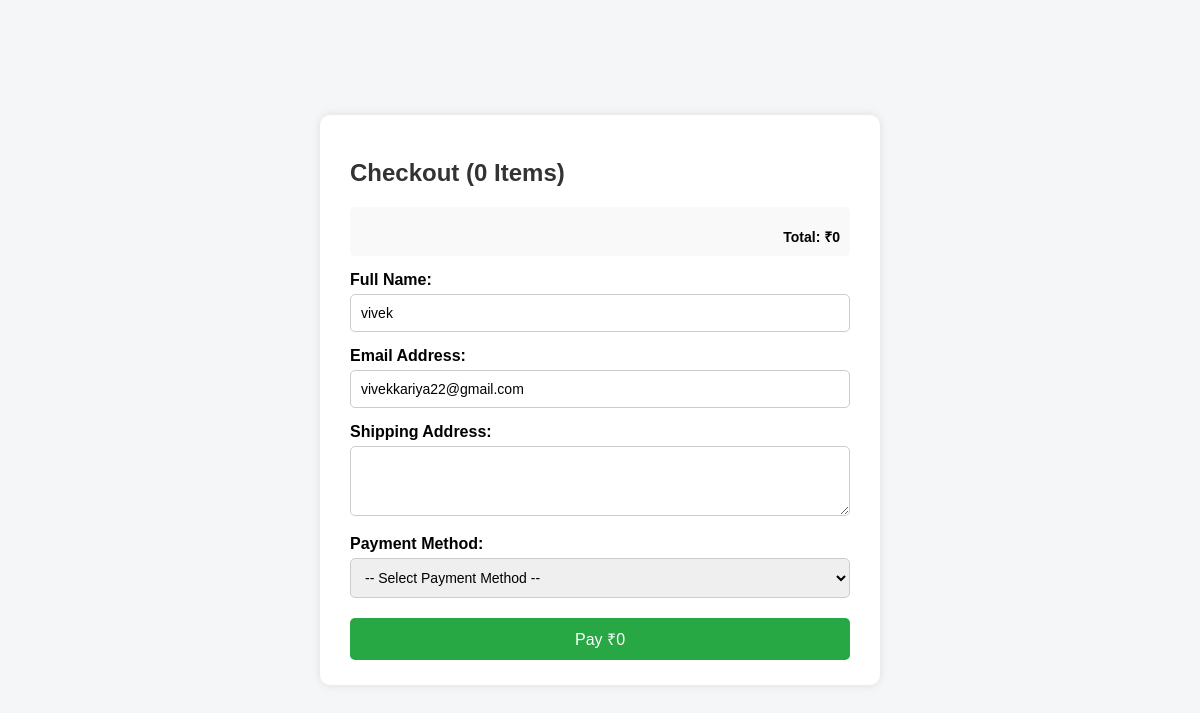
Before: /user/orderform_all.php?uid=7 (signed in) with the older database file.
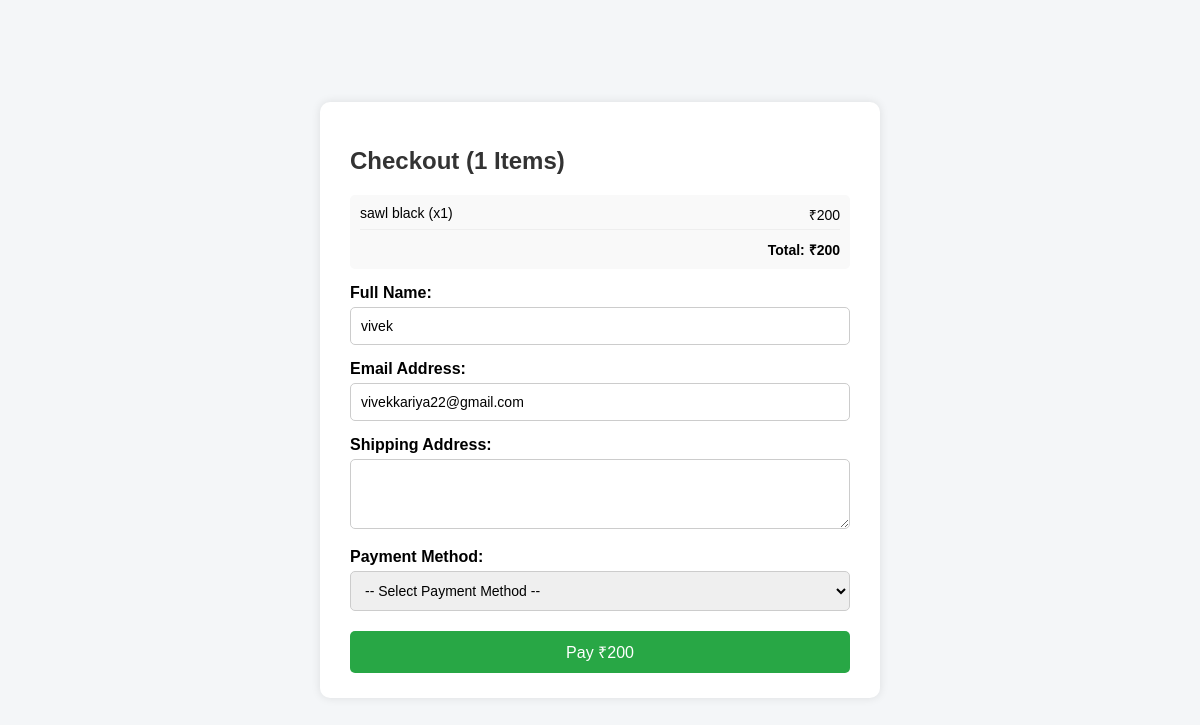
After: the same page with the newer database file.
### tables this page shows
CREATE TABLE `craftus_reg` (
  `u_id` int(11) NOT NULL,
  `uname` varchar(80) NOT NULL,
  `email` varchar(50) NOT NULL,
  `mobile_no` varchar(10) NOT NULL,
  `password` varchar(255) NOT NULL,
  `status` enum('active','suspend') NOT NULL
);

CREATE TABLE `user_cart` (
  `cart_id` int(11) NOT NULL,
  `user_id` int(11) NOT NULL,
  `product_id` int(11) NOT NULL,
  `quantity` int(11) DEFAULT 1,
  `added_at` timestamp NOT NULL DEFAULT current_timestamp()
);

CREATE TABLE `product_table` (
  `product_id` int(11) NOT NULL,
  `product_name` varchar(25) NOT NULL,
  `crafted_by` varchar(25) NOT NULL,
  `category` varchar(25) NOT NULL,
  `price` int(11) NOT NULL,
  `stock_quantity` int(11) NOT NULL,
  `product_description` varchar(200) NOT NULL,
  `image` varchar(255) NOT NULL,
  `created_at` date NOT NULL DEFAULT current_timestamp(),
  `status` enum('active','suspend') NOT NULL
);

### user/orderform_all.php (the view, shortened to what this page needs)
<?php
$con = mysqli_connect("localhost", "root", "", "craftzon");
$uid = isset($_REQUEST['uid']) ? intval($_REQUEST['uid']) : 0;
$sel = "SELECT uname, email FROM craftus_reg WHERE u_id = $uid";
$selectu = mysqli_query($con, $sel);
$rowu = mysqli_fetch_assoc($selectu);
$fnm = $rowu['uname'];
$eid = $rowu['email'];
$cartRes = mysqli_query($con, "SELECT c.quantity, p.price, p.product_name, p.product_id, p.stock_quantity FROM user_cart c JOIN product_table p ON c.product_id = p.product_id WHERE c.user_id = $uid");
$totalCartValue = 0;
$cartItems = [];
while ($row = mysqli_fetch_assoc($cartRes)) {
    $totalCartValue += ($row['quantity'] * $row['price']);
    $cartItems[] = $row;
}
?>
<!DOCTYPE html>
<html lang="en">
<head>
<link href='https://cdnjs.cloudflare.com/ajax/libs/font-awesome/6.7.2/css/all.min.css' rel='stylesheet'>
</head>
<body>
  <form id="orderForm" action="" method="post">
    <h2>Checkout (<?php echo count($cartItems); ?> Items)</h2>
    <div class="cart-summary">
        <ul>
            <?php foreach($cartItems as $item): ?>
            <li>
                <span><?php echo $item['product_name']; ?> (x<?php echo $item['quantity']; ?>)</span>
                <span>₹<?php echo $item['price'] * $item['quantity']; ?></span>
            </li>
            <?php endforeach; ?>
        </ul>
        <div style="text-align: right; font-weight: bold; margin-top: 10px;">Total: ₹<?php echo $totalCartValue; ?></div>
    </div>
    <label for="name">Full Name:</label>
    <input type="text" id="name" name="name" value="<?php echo htmlspecialchars($fnm); ?>" required />
    <label for="email">Email Address:</label>
    <input type="email" id="email" name="email" value="<?php echo htmlspecialchars($eid); ?>" required />
	<label for="address">Shipping Address:</label>
    <textarea id="address" name="address" rows="3" required></textarea>
    <label for="payment">Payment Method:</label>
	<select id="payment" name="payment_method" required>
		<option value="">-- Select Payment Method --</option>
	</select>
    <button type="submit" name="orderbtn">Pay ₹<?php echo $totalCartValue; ?></button>
  </form>
</body>
</html>

### user/orderform_all.php (style rules this page uses)
body { font-family: Arial, sans-serif; background: #f4f6f8; display: flex; justify-content: center; align-items: center; height: 100vh; margin: 0; }
form { background: #fff; padding: 25px 30px; border-radius: 10px; box-shadow: 0 0 10px rgba(0,0,0,0.1); width: 100%; max-width: 500px; max-height: 90vh; overflow-y: auto; }
h2 { margin-bottom: 20px; color: #333; }
label { display: block; margin-top: 15px; font-weight: bold; }
input, select, textarea { width: 100%; padding: 10px; margin-top: 5px; border: 1px solid #ccc; border-radius: 5px; font-size: 14px; box-sizing: border-box; }
button { margin-top: 20px; padding: 10px 20px; background-color: #28a745; color: white; border: none; border-radius: 5px; cursor: pointer; font-size: 16px; width: 100%; }
.cart-summary { background: #f9f9f9; padding: 10px; border-radius: 5px; margin-top: 10px; font-size: 14px; }
.cart-summary ul { list-style: none; padding: 0; margin: 0; }
.cart-summary li { display: flex; justify-content: space-between; margin-bottom: 5px; padding-bottom: 5px; border-bottom: 1px solid #eee; }

Changed rows visible on the page:
added user_cart: product.product_name "sawl black", quantity "1", $item['price']*$item['quantity'] "200"
Other visible differences:
count($cartItems): "0" → "1"
$totalCartValue: "0" → "200"
